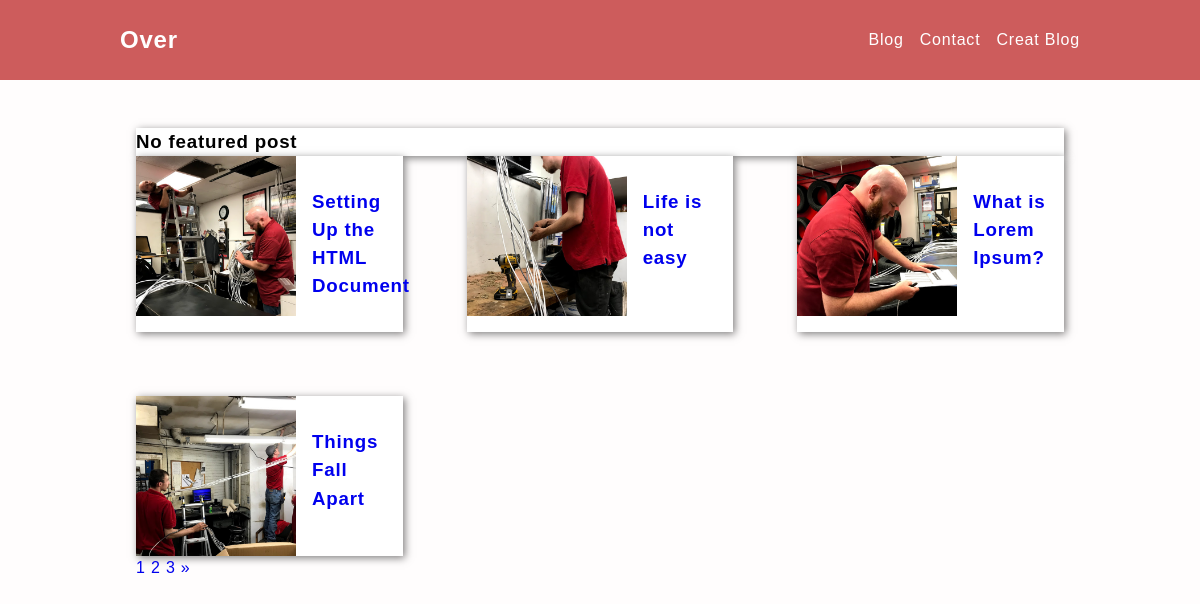
The page / on the database its author committed.
### over/models.py (models this page shows, shortened)
class Post(models.Model):
  title = models.CharField(max_length=255)
  thumbnail = models.ImageField()
  content = models.TextField()
  date_created = models.DateTimeField(auto_now=True)
  author = models.ForeignKey(User, on_delete=models.CASCADE)
  featured = models.BooleanField(default=False)
  def get_absolute_url(self):
      return reverse("post_detail", kwargs={"pk": self.pk})

### over/views.py (the view)
# urls.py: path('', home, name="home"),
def home(request):
  post_list = Post.objects.all().order_by('-date_created')
  query = request.GET.get('page')
  paginator = Paginator(post_list, 4)
  try:
    posts = paginator.page(query)
  except PageNotAnInteger:
    posts = paginator.page(1)
  except EmptyPage:
    posts = paginator.page(paginator.num_pages)
  context = {'posts':posts}
  return render(request, 'over/home.html', context)

### template/over/home.html (shortened to what this page needs)
{% extends 'over/base.html' %} {% load static %} {% block content %}
{% include 'over/featured.html' %}
<div class="post_container">
  {% for post in posts %}
  <div class="post_card">
    <div class="post_card_inner">
      <img src="{{post.thumbnail.url}}" alt="I dont know" />
      <div class="post_card_title_info">
        <a href="{{post.get_absolute_url}}">
          <h3>{{post.title}}</h3>
        </a>
      </div>
    </div>
  </div>
  {% endfor %}
</div>
    {% for p in posts.paginator.page_range  %}
      {% if p.number == p %}
      <a href="?page={{p}}">{{p}}</a>
      {% else %}
      <a href="?page={{p}}">{{p}}</a>
      {% endif %}
    {% endfor %}
  {% if posts.has_next %}
  <a href="?page={{posts.next_page_number}}">&raquo;</a>
  {% endif %}
{% endblock content %}

### template/over/base.html (shortened to what this page needs)
{% load static %}
<!DOCTYPE html>
<html lang="en">
  <head>
    <link rel="stylesheet" href="{% static 'css\index.css' %}" />
  </head>
  <body>
    <div class="nav_div">
      <div class="nav">
        <span>
          <a href=" {% url 'home' %} ">
          <h2>Over</h2>
          </a>
        </span>
        <ul class="nav_links">
          <li>
            <a href="" class="nav_link">Blog</a>
          </li>
          <li>
            <a href="" class="nav_link">Contact</a>
          </li>
          <li>
            <a href=" {% url 'create_post' %} " class="nav_link">Creat Blog</a>
          </li>
        </ul>
      </div>
      <div class="container">
    {% block content %}
    {% endblock content %}
      </div>
    </div>
  </body>
</html>

### template/over/featured.html
<div class="post_card">
{% if post.featured %}
    <div class="post_card_inner">
      <img src="{{post.thumbnail.url}}" alt="I dont know" />
      <div class="post_card_title_info">
        <a href="{{post.get_absolute_url}}">
          <h3>{{post.title}}</h3>
        </a>
      </div>
    {% else %}
  <div>
  <h3>No featured post</h3>
  </div>
{% endif %}
</div>

### static/css/index.css (style rules this page uses)
:root { box-sizing: border-box; }
body { font-family: Helvetica, sans-serif; background-color: rgb(255, 253, 253); line-height: 1.5; letter-spacing: .05em; }
a { text-decoration: none; }
.nav_div { height: 10vh; width: 100; background-color: indianred; }
.nav { display: flex; height: 100%; width: 80%; margin: auto; color: white; justify-content: space-between; align-items: center; }
.nav a { color: white; }
.nav_links { list-style: none; display: flex; }
.nav_links > li + li { margin-left: 1em; }
.nav_link { text-decoration: none; color: white; }
.container { width: 80%; margin: 2em auto; padding: 1em; }
.post_container { display: grid; grid-template-columns: repeat(auto-fit, minmax(15em, 1fr)); grid-gap : 4em; }
.post_card { background-color: white; box-shadow: .1em .1em .5em rgba(0, 0, 0, 0.507); }
.post_card_inner { display: flex; }
img { width: 10em; height: 10em; object-fit: cover; }
.post_card_title_info { padding: 2em 1em; }

### rows shown on the page
Post: thumbnail (picture), title "Setting Up the HTML Document"
Post: thumbnail (picture), title "Life is not easy"
Post: thumbnail (picture), title "What is Lorem Ipsum?"
Post: thumbnail (picture), title "Things Fall Apart"

### other values the page prints
{{ p }} "1" "2" "3"
